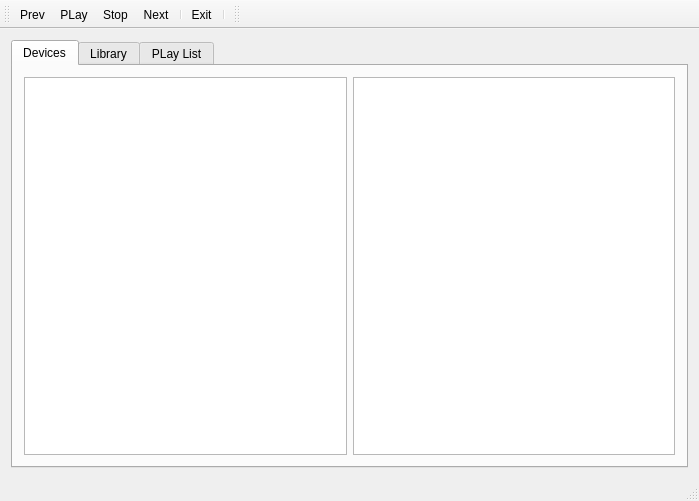
<?xml version="1.0" encoding="UTF-8"?>
<ui version="4.0">
 <class>MainWindow</class>
 <widget class="QMainWindow" name="MainWindow">
  <property name="geometry">
   <rect>
    <x>0</x>
    <y>0</y>
    <width>699</width>
    <height>501</height>
   </rect>
  </property>
  <property name="sizePolicy">
   <sizepolicy hsizetype="Expanding" vsizetype="Expanding">
    <horstretch>0</horstretch>
    <verstretch>0</verstretch>
   </sizepolicy>
  </property>
  <property name="windowTitle">
   <string>qUPnP</string>
  </property>
  <widget class="QWidget" name="centralWidget">
   <layout class="QHBoxLayout" name="horizontalLayout_3">
    <item>
     <layout class="QHBoxLayout" name="horizontalLayout">
      <item>
       <widget class="QTabWidget" name="tabWidget">
        <property name="currentIndex">
         <number>0</number>
        </property>
        <widget class="QWidget" name="tab_devices">
         <attribute name="title">
          <string>Devices</string>
         </attribute>
         <layout class="QHBoxLayout" name="horizontalLayout_2">
          <item>
           <layout class="QGridLayout" name="gridLayout">
            <item row="1" column="0">
             <widget class="QTreeWidget" name="treeWidget_MediaServers">
              <property name="sizePolicy">
               <sizepolicy hsizetype="Expanding" vsizetype="Expanding">
                <horstretch>0</horstretch>
                <verstretch>0</verstretch>
               </sizepolicy>
              </property>
              <property name="iconSize">
               <size>
                <width>20</width>
                <height>20</height>
               </size>
              </property>
              <attribute name="headerVisible">
               <bool>false</bool>
              </attribute>
              <column>
               <property name="text">
                <string notr="true">1</string>
               </property>
              </column>
             </widget>
            </item>
            <item row="1" column="1">
             <widget class="QTreeWidget" name="treeWidget_MediaRenderer">
              <attribute name="headerVisible">
               <bool>false</bool>
              </attribute>
              <column>
               <property name="text">
                <string notr="true">1</string>
               </property>
              </column>
             </widget>
            </item>
           </layout>
          </item>
         </layout>
        </widget>
        <widget class="QWidget" name="tab_library">
         <attribute name="title">
          <string>Library</string>
         </attribute>
         <layout class="QVBoxLayout" name="verticalLayout">
          <item>
           <layout class="QGridLayout" name="gridLayout_2" rowstretch="0">
            <item row="0" column="0">
             <widget class="QTreeWidget" name="treeWidget_library">
              <property name="columnCount">
               <number>1</number>
              </property>
              <attribute name="headerVisible">
               <bool>false</bool>
              </attribute>
              <column>
               <property name="text">
                <string notr="true">1</string>
               </property>
              </column>
             </widget>
            </item>
           </layout>
          </item>
         </layout>
        </widget>
        <widget class="QWidget" name="tab_playList">
         <attribute name="title">
          <string>PLay List</string>
         </attribute>
         <widget class="QWidget" name="gridLayoutWidget_4">
          <property name="geometry">
           <rect>
            <x>0</x>
            <y>0</y>
            <width>681</width>
            <height>401</height>
           </rect>
          </property>
          <layout class="QGridLayout" name="gridLayout_4">
           <item row="0" column="0">
            <widget class="QTreeWidget" name="treeWidget_PlayList">
             <attribute name="headerVisible">
              <bool>false</bool>
             </attribute>
             <column>
              <property name="text">
               <string notr="true">1</string>
              </property>
             </column>
            </widget>
           </item>
          </layout>
         </widget>
        </widget>
       </widget>
      </item>
     </layout>
    </item>
   </layout>
  </widget>
  <widget class="QToolBar" name="mainToolBar">
   <attribute name="toolBarArea">
    <enum>TopToolBarArea</enum>
   </attribute>
   <attribute name="toolBarBreak">
    <bool>false</bool>
   </attribute>
   <addaction name="actionPrev"/>
   <addaction name="actionPLay"/>
   <addaction name="actionStop"/>
   <addaction name="actionNext"/>
   <addaction name="separator"/>
   <addaction name="actionExit"/>
   <addaction name="separator"/>
  </widget>
  <widget class="QStatusBar" name="statusBar"/>
  <widget class="QToolBar" name="toolBar_song">
   <property name="windowTitle">
    <string>toolBar</string>
   </property>
   <attribute name="toolBarArea">
    <enum>TopToolBarArea</enum>
   </attribute>
   <attribute name="toolBarBreak">
    <bool>false</bool>
   </attribute>
  </widget>
  <action name="actionExit">
   <property name="icon">
    <iconset resource="../resorces.qrc">
     <normaloff>:/root/resources/stop.svg</normaloff>:/root/resources/stop.svg</iconset>
   </property>
   <property name="text">
    <string>Exit</string>
   </property>
  </action>
  <action name="actionPLay">
   <property name="icon">
    <iconset resource="../resorces.qrc">
     <normaloff>:/root/resources/media/playback-start.svg</normaloff>:/root/resources/media/playback-start.svg</iconset>
   </property>
   <property name="text">
    <string>PLay</string>
   </property>
  </action>
  <action name="actionPause">
   <property name="icon">
    <iconset resource="../resorces.qrc">
     <normaloff>:/root/resources/media/playback-pause.svg</normaloff>:/root/resources/media/playback-pause.svg</iconset>
   </property>
   <property name="text">
    <string>Pause</string>
   </property>
  </action>
  <action name="actionStop">
   <property name="icon">
    <iconset resource="../resorces.qrc">
     <normaloff>:/root/resources/media/stop.svg</normaloff>:/root/resources/media/stop.svg</iconset>
   </property>
   <property name="text">
    <string>Stop</string>
   </property>
  </action>
  <action name="actionNext">
   <property name="icon">
    <iconset resource="../resorces.qrc">
     <normaloff>:/root/resources/media/skip-forward.svg</normaloff>:/root/resources/media/skip-forward.svg</iconset>
   </property>
   <property name="text">
    <string>Next</string>
   </property>
  </action>
  <action name="actionPrev">
   <property name="icon">
    <iconset resource="../resorces.qrc">
     <normaloff>:/root/resources/media/skip-backward.svg</normaloff>:/root/resources/media/skip-backward.svg</iconset>
   </property>
   <property name="text">
    <string>Prev</string>
   </property>
  </action>
  <action name="actionVolumeDropDown">
   <property name="icon">
    <iconset resource="../resorces.qrc">
     <normaloff>:/root/resources/media/audio-volume.svg</normaloff>:/root/resources/media/audio-volume.svg</iconset>
   </property>
   <property name="text">
    <string>volumeDropDown</string>
   </property>
   <property name="toolTip">
    <string>volume</string>
   </property>
  </action>
 </widget>
 <layoutdefault spacing="6" margin="11"/>
 <resources>
  <include location="../resorces.qrc"/>
 </resources>
 <connections/>
 <slots>
  <slot>exit()</slot>
 </slots>
</ui>
